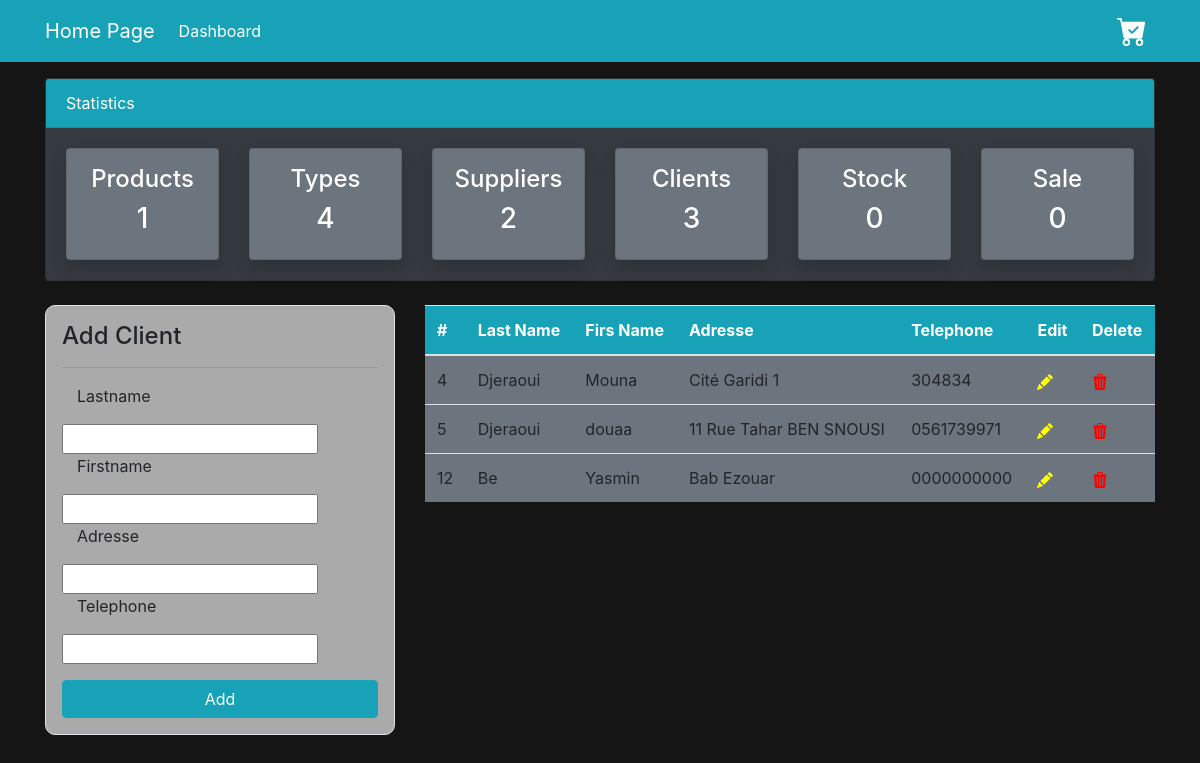
/list_Client/, run on the app's committed database.
### GestStockMagasin/models.py (models this page shows, shortened)
class Client (models.Model):
    CodeC = models.AutoField(primary_key= True)
    NomC = models.CharField(max_length=100,default="")
    PrenomC = models.CharField(max_length=100,default="")
    AdresseC = models.CharField(max_length=100,default="")
    TelephoneC = models.CharField(max_length=100,default="")

### GestStockMagasin/views.py (the view)
# urls.py: path('list_Client/',views.afficher_Client, name="dashboard-client"),
def afficher_Client(request):
    prods = Produit.objects.all()
    prod_count = prods.count()
    fours = Fournisseur.objects.all()
    fours_count = fours.count()
    types = TypeProduit.objects.all()
    type_count = types.count()
    item = VenteComptoir.objects.all()
    vente_count = item.count()
    users = User.objects.all()
    user_count = users.count()
    Clients = Client.objects.all()
    client_count = Clients.count()
    stock = Stock.objects.all()
    stock_count = stock.count()
    if request.method == 'POST':
        form = ClientForm(request.POST)
        if form.is_valid():
            form.save()
            C_name = form.cleaned_data.get('NomC')
            messages.success(request, f'{C_name} has been added')
            return redirect("dashboard-client")
    else:
        form = ClientForm()
    context = {
        'Clients': Clients,
        'form': form,
        'P_count':prod_count,
        'F_count':fours_count,
        'V_count':vente_count,
        'C_count':client_count,
        'U_count': user_count,
        'T_count':type_count,
        'S_count':stock_count,
    }
    return render(request, 'dashboard/Clients.html', context)

### GestStockMagasin/forms.py
class ClientForm(forms.ModelForm):
    class Meta:
        model = Client
        fields ='__all__'

### GestStockMagasin/templates/dashboard/Clients.html (shortened to what this page needs)
<!DOCTYPE html>
<html lang="en">
  <head>
    <link rel="stylesheet" href="GestStockMagasin/static/css/mystyle.css" />
    <link
      rel="stylesheet"
      href="https://cdn.jsdelivr.net/npm/bootstrap@4.6.2/dist/css/bootstrap.min.css"
    />
  </head>
  <body style="background-color: #151515">
    <nav class="navbar navbar-expand-lg navbar-info bg-info">
      <div class="container">
        <a class="navbar-brand text-white" href="{% url 'main-dashboard' %}"
          >Home Page</a
        >
        <div class="collapse navbar-collapse" id="navbarSupportedContent">
          <ul class="navbar-nav mr-auto">
            <li class="nav-item active">
              <a class="nav-link text-white" href="{% url 'main-dashboard' %}"
                >Dashboard <span class="sr-only">(current)</span></a
              >
            </li>
          </ul>
          <ul class="navbar-nav ml-auto">
            <li class="nav-item active">
              <a class="nav-link text-white" href="{% url 'main-dashboard' %}">
              </a>
            </li>
          </ul>
        </div>
      </div>
    </nav>
    <div class="container">
      <div class="row mt-3">
        <div class="col-md-12">
          <div class="card bg-dark">
            <div class="card-header text-white bg-info">Statistics</div>
            <div class="card-body">
              <div class="row">
                <div class="col-md-2">
                  <a
                    class="text-decoration-none text-white"
                    href="{% url 'dashboard-produits' %}"
                  >
                    <div
                      class="card my-card shadow text-center p-3 bg-secondary"
                    >
                      <h4>Products </h4>
                      <h3>{{ P_count }}</h3>
                    </div>
                  </a>
                </div>
                <div class="col-md-2">
                  <a
                    class="text-decoration-none text-white"
                    href="{% url 'dashboard-types' %}"
                  >
                    <div
                      class="card my-card shadow text-center p-3 bg-secondary"
                    >
                      <h4>Types </h4>
                      <h3>{{ T_count }}</h3>
                    </div>
                  </a>
                </div>
                <div class="col-md-2">
                  <a
                    class="text-decoration-none text-white"
                    href="{% url 'dashboard-Fournisseur' %}"
                  >
                    <div
                      class="card my-card shadow text-center p-3 bg-secondary"
                    >
                      <h4>Suppliers </h4>
                      <h3>{{ F_count }}</h3>
                    </div>
                  </a>
                </div>
                <div class="col-md-2">
                  <a
                    class="text-decoration-none text-white"
                    href="{% url 'dashboard-client' %}"
                  >
                    <div
                      class="card my-card shadow text-center p-3 bg-secondary"
                    >
                      <h4>Clients </h4>
                      <h3>{{ C_count }}</h3>
                    </div>
                  </a>
                </div>
                <div class="col-md-2">
                  <a
                    class="text-decoration-none text-white"
                    href="{% url 'dashboard-stock' %}"
                  >
                    <div
                      class="card my-card shadow text-center p-3 bg-secondary"
                    >
                      <h4>Stock </h4>
                      <h3>{{ S_count }}</h3>
                    </div>
                  </a>
                </div>
                <div class="col-md-2">
                  <a
                    class="text-decoration-none text-white"
                    href="{% url 'dashboard-vente' %}"
                  >
                    <div
                      class="card my-card shadow text-center p-3 bg-secondary"
                    >
                      <h4>Sale</h4>
                      <h3>{{ V_count }}</h3>
                    </div>
                  </a>
                </div>
              </div>
            </div>
          </div>
        </div>
      </div>
    </div>
    <div class="container">
      <div class="row my-4">
        <div class="col-md-4">
          <div
            class="border p-3"
            style="border-radius: 10px; background-color: #aaaaaa"
          >
            <h4>Add Client</h4>
            <hr />
            <form action="" method="POST">
              <div class="form-group">
                <div>
                  <label class="col-md-4 form-group" for="inputAddress"
                    >Lastname</label
                  >
                  {{ form.NomC }}
                </div>
                <div>
                  <label class="col-md-4 form-group" for="fname"
                    >Firstname</label
                  >
                  {{ form.PrenomC }}
                </div>
                <div>
                  <label class="col-md-4 form-group" for="fname">Adresse</label>
                  {{ form.AdresseC }}
                </div>
                <div>
                  <label class="col-md-4 form-group" for="fname"
                    >Telephone</label
                  >
                  {{ form.TelephoneC }}
                </div>
              </div>
              <input type="submit" value="Add" class="btn btn-info btn-block" />
            </form>
          </div>
        </div>
        <div class="col-md-8">
          <table class="table bg-secondary">
            <thead class="bg-info">
              <tr class="text-white">
                <th scope="col">#</th>
                <th scope="col">Last Name</th>
                <th scope="col">Firs Name</th>
                <th scope="col">Adresse</th>
                <th scope="col">Telephone</th>
                <th scope="col">Edit</th>
                <th scope="col">Delete</th>
              </tr>
            </thead>
            <tbody>
              {% for C in Clients %}
              <tr>
                <td class="text-black">{{ C.CodeC }}</td>
                <td class="text-black">{{ C.NomC }}</td>
                <td class="text-black">{{ C.PrenomC }}</td>
                <td class="text-black">{{ C.AdresseC }}</td>
                <td class="text-black">{{ C.TelephoneC }}</td>
                <td class="text-black">
                  <a href="{% url 'edit-client' C.CodeC %}">
                  </a>
                </td>
                <td class="text-black">
                  <a href="{% url 'delete-client' C.CodeC %}">
                  </a>
                </td>
              </tr>
              {% endfor %}
            </tbody>
          </table>
        </div>
      </div>
    </div>
  </body>
</html>

### data on the page
Client: CodeC "4", NomC "Djeraoui", PrenomC "Mouna", AdresseC "Cité Garidi 1", TelephoneC "304834"
Client: CodeC "5", NomC "Djeraoui", PrenomC "douaa", AdresseC "11 Rue Tahar BEN SNOUSI", TelephoneC "0561739971"
Client: CodeC "12", NomC "Be", PrenomC "Yasmin", AdresseC "Bab Ezouar", TelephoneC "0000000000"

### other printed values
{{ P_count }} "1"
{{ T_count }} "4"
{{ F_count }} "2"
{{ C_count }} "3"
{{ S_count }} "0"
{{ V_count }} "0"
